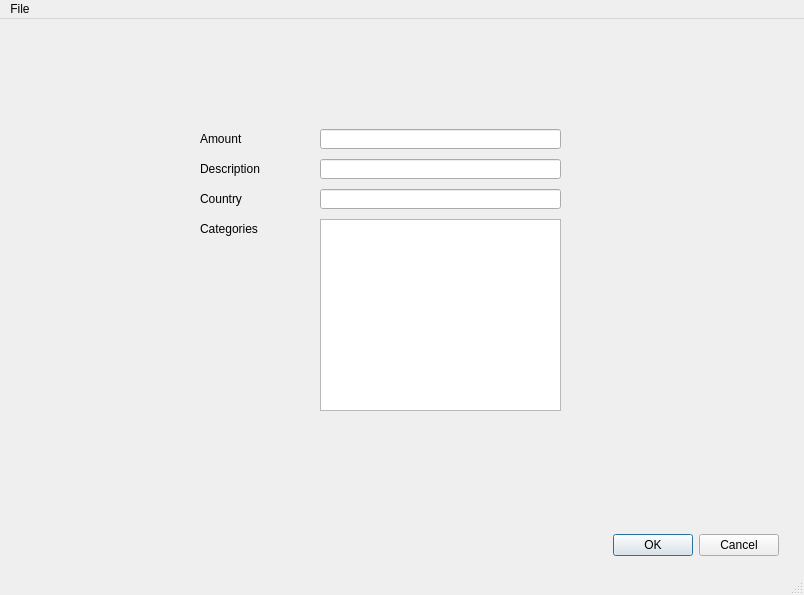
<?xml version="1.0" encoding="UTF-8"?>
<ui version="4.0">
 <class>MainWindow</class>
 <widget class="QMainWindow" name="MainWindow">
  <property name="geometry">
   <rect>
    <x>0</x>
    <y>0</y>
    <width>804</width>
    <height>595</height>
   </rect>
  </property>
  <property name="sizePolicy">
   <sizepolicy hsizetype="Fixed" vsizetype="Fixed">
    <horstretch>0</horstretch>
    <verstretch>0</verstretch>
   </sizepolicy>
  </property>
  <property name="windowTitle">
   <string>MainWindow</string>
  </property>
  <widget class="QWidget" name="centralwidget">
   <widget class="QStackedWidget" name="stackedWidget">
    <property name="geometry">
     <rect>
      <x>-10</x>
      <y>0</y>
      <width>808</width>
      <height>605</height>
     </rect>
    </property>
    <property name="currentIndex">
     <number>0</number>
    </property>
    <widget class="QWidget" name="new_expense_stack">
     <widget class="QLabel" name="amount_label">
      <property name="geometry">
       <rect>
        <x>210</x>
        <y>110</y>
        <width>63</width>
        <height>20</height>
       </rect>
      </property>
      <property name="text">
       <string>Amount</string>
      </property>
     </widget>
     <widget class="QLineEdit" name="amount_input">
      <property name="geometry">
       <rect>
        <x>330</x>
        <y>110</y>
        <width>241</width>
        <height>20</height>
       </rect>
      </property>
     </widget>
     <widget class="QLabel" name="description_label">
      <property name="geometry">
       <rect>
        <x>210</x>
        <y>140</y>
        <width>81</width>
        <height>20</height>
       </rect>
      </property>
      <property name="text">
       <string>Description</string>
      </property>
     </widget>
     <widget class="QLabel" name="country_label">
      <property name="geometry">
       <rect>
        <x>210</x>
        <y>170</y>
        <width>81</width>
        <height>20</height>
       </rect>
      </property>
      <property name="text">
       <string>Country</string>
      </property>
     </widget>
     <widget class="QLineEdit" name="country_input">
      <property name="geometry">
       <rect>
        <x>330</x>
        <y>170</y>
        <width>241</width>
        <height>20</height>
       </rect>
      </property>
     </widget>
     <widget class="QDialogButtonBox" name="buttonBox">
      <property name="geometry">
       <rect>
        <x>610</x>
        <y>510</y>
        <width>179</width>
        <height>32</height>
       </rect>
      </property>
      <property name="standardButtons">
       <set>QDialogButtonBox::Cancel|QDialogButtonBox::Ok</set>
      </property>
     </widget>
     <widget class="QLabel" name="category_label">
      <property name="geometry">
       <rect>
        <x>210</x>
        <y>200</y>
        <width>81</width>
        <height>20</height>
       </rect>
      </property>
      <property name="text">
       <string>Categories</string>
      </property>
     </widget>
     <widget class="QListWidget" name="listWidget1">
      <property name="geometry">
       <rect>
        <x>330</x>
        <y>200</y>
        <width>241</width>
        <height>192</height>
       </rect>
      </property>
     </widget>
     <widget class="QLineEdit" name="description_input">
      <property name="geometry">
       <rect>
        <x>330</x>
        <y>140</y>
        <width>241</width>
        <height>20</height>
       </rect>
      </property>
      <property name="maxLength">
       <number>30</number>
      </property>
     </widget>
    </widget>
    <widget class="QWidget" name="modify_expense_stack">
     <widget class="QLineEdit" name="country_input_2">
      <property name="geometry">
       <rect>
        <x>330</x>
        <y>240</y>
        <width>241</width>
        <height>20</height>
       </rect>
      </property>
     </widget>
     <widget class="QLabel" name="description_label_2">
      <property name="geometry">
       <rect>
        <x>210</x>
        <y>210</y>
        <width>81</width>
        <height>20</height>
       </rect>
      </property>
      <property name="text">
       <string>Description</string>
      </property>
     </widget>
     <widget class="QLabel" name="country_label_2">
      <property name="geometry">
       <rect>
        <x>210</x>
        <y>240</y>
        <width>81</width>
        <height>20</height>
       </rect>
      </property>
      <property name="text">
       <string>Country</string>
      </property>
     </widget>
     <widget class="QLineEdit" name="amount_input_2">
      <property name="geometry">
       <rect>
        <x>330</x>
        <y>180</y>
        <width>241</width>
        <height>20</height>
       </rect>
      </property>
     </widget>
     <widget class="QLabel" name="category_label_2">
      <property name="geometry">
       <rect>
        <x>210</x>
        <y>270</y>
        <width>81</width>
        <height>20</height>
       </rect>
      </property>
      <property name="text">
       <string>Categories</string>
      </property>
     </widget>
     <widget class="QLabel" name="amount_label_2">
      <property name="geometry">
       <rect>
        <x>210</x>
        <y>180</y>
        <width>63</width>
        <height>20</height>
       </rect>
      </property>
      <property name="text">
       <string>Amount</string>
      </property>
     </widget>
     <widget class="QLineEdit" name="description_input_2">
      <property name="geometry">
       <rect>
        <x>330</x>
        <y>210</y>
        <width>241</width>
        <height>20</height>
       </rect>
      </property>
      <property name="maxLength">
       <number>30</number>
      </property>
     </widget>
     <widget class="QListWidget" name="listWidget2">
      <property name="geometry">
       <rect>
        <x>330</x>
        <y>270</y>
        <width>241</width>
        <height>192</height>
       </rect>
      </property>
     </widget>
     <widget class="QLabel" name="expense_label">
      <property name="geometry">
       <rect>
        <x>210</x>
        <y>40</y>
        <width>63</width>
        <height>20</height>
       </rect>
      </property>
      <property name="text">
       <string>Expense</string>
      </property>
     </widget>
     <widget class="QListWidget" name="expenseWidget2">
      <property name="geometry">
       <rect>
        <x>330</x>
        <y>40</y>
        <width>241</width>
        <height>101</height>
       </rect>
      </property>
     </widget>
     <widget class="QDialogButtonBox" name="buttonBox_2">
      <property name="geometry">
       <rect>
        <x>610</x>
        <y>510</y>
        <width>179</width>
        <height>32</height>
       </rect>
      </property>
      <property name="standardButtons">
       <set>QDialogButtonBox::Cancel|QDialogButtonBox::Ok</set>
      </property>
     </widget>
     <widget class="QLabel" name="ID_label_2">
      <property name="geometry">
       <rect>
        <x>210</x>
        <y>480</y>
        <width>81</width>
        <height>20</height>
       </rect>
      </property>
      <property name="text">
       <string>ID</string>
      </property>
     </widget>
     <widget class="QLabel" name="ID_label_2_desc">
      <property name="geometry">
       <rect>
        <x>330</x>
        <y>480</y>
        <width>81</width>
        <height>20</height>
       </rect>
      </property>
      <property name="text">
       <string/>
      </property>
     </widget>
    </widget>
    <widget class="QWidget" name="show_expenses">
     <widget class="QTableWidget" name="expenseTableWidget">
      <property name="geometry">
       <rect>
        <x>10</x>
        <y>10</y>
        <width>471</width>
        <height>421</height>
       </rect>
      </property>
      <property name="sizePolicy">
       <sizepolicy hsizetype="Fixed" vsizetype="Expanding">
        <horstretch>0</horstretch>
        <verstretch>0</verstretch>
       </sizepolicy>
      </property>
      <property name="maximumSize">
       <size>
        <width>471</width>
        <height>421</height>
       </size>
      </property>
      <property name="inputMethodHints">
       <set>Qt::ImhNone</set>
      </property>
      <property name="horizontalScrollBarPolicy">
       <enum>Qt::ScrollBarAlwaysOff</enum>
      </property>
      <property name="sizeAdjustPolicy">
       <enum>QAbstractScrollArea::AdjustToContents</enum>
      </property>
      <property name="editTriggers">
       <set>QAbstractItemView::NoEditTriggers</set>
      </property>
      <property name="dragDropOverwriteMode">
       <bool>false</bool>
      </property>
      <property name="selectionMode">
       <enum>QAbstractItemView::ExtendedSelection</enum>
      </property>
      <property name="selectionBehavior">
       <enum>QAbstractItemView::SelectRows</enum>
      </property>
      <property name="sortingEnabled">
       <bool>true</bool>
      </property>
      <property name="columnCount">
       <number>6</number>
      </property>
      <attribute name="horizontalHeaderVisible">
       <bool>false</bool>
      </attribute>
      <attribute name="horizontalHeaderDefaultSectionSize">
       <number>75</number>
      </attribute>
      <attribute name="horizontalHeaderStretchLastSection">
       <bool>false</bool>
      </attribute>
      <attribute name="verticalHeaderVisible">
       <bool>false</bool>
      </attribute>
      <attribute name="verticalHeaderStretchLastSection">
       <bool>false</bool>
      </attribute>
      <column/>
      <column/>
      <column/>
      <column/>
      <column/>
      <column/>
     </widget>
     <widget class="QTableWidget" name="CategoryTableWidget">
      <property name="geometry">
       <rect>
        <x>490</x>
        <y>10</y>
        <width>301</width>
        <height>421</height>
       </rect>
      </property>
      <property name="columnCount">
       <number>2</number>
      </property>
      <attribute name="horizontalHeaderVisible">
       <bool>false</bool>
      </attribute>
      <attribute name="horizontalHeaderDefaultSectionSize">
       <number>50</number>
      </attribute>
      <column/>
      <column/>
     </widget>
     <widget class="QLabel" name="total_label">
      <property name="geometry">
       <rect>
        <x>510</x>
        <y>30</y>
        <width>63</width>
        <height>20</height>
       </rect>
      </property>
      <property name="text">
       <string>Total</string>
      </property>
     </widget>
     <widget class="QLabel" name="total_label_number">
      <property name="geometry">
       <rect>
        <x>720</x>
        <y>30</y>
        <width>63</width>
        <height>20</height>
       </rect>
      </property>
      <property name="font">
       <font>
        <weight>75</weight>
        <bold>true</bold>
       </font>
      </property>
      <property name="text">
       <string/>
      </property>
      <property name="alignment">
       <set>Qt::AlignRight|Qt::AlignTrailing|Qt::AlignVCenter</set>
      </property>
     </widget>
     <widget class="QLabel" name="total_label_2">
      <property name="geometry">
       <rect>
        <x>510</x>
        <y>60</y>
        <width>141</width>
        <height>20</height>
       </rect>
      </property>
      <property name="text">
       <string>Category breakdown</string>
      </property>
     </widget>
     <widget class="QTableWidget" name="categoryTableWidget">
      <property name="geometry">
       <rect>
        <x>510</x>
        <y>90</y>
        <width>281</width>
        <height>291</height>
       </rect>
      </property>
      <property name="sizePolicy">
       <sizepolicy hsizetype="Fixed" vsizetype="Expanding">
        <horstretch>0</horstretch>
        <verstretch>0</verstretch>
       </sizepolicy>
      </property>
      <property name="maximumSize">
       <size>
        <width>471</width>
        <height>421</height>
       </size>
      </property>
      <property name="inputMethodHints">
       <set>Qt::ImhNone</set>
      </property>
      <property name="frameShape">
       <enum>QFrame::NoFrame</enum>
      </property>
      <property name="frameShadow">
       <enum>QFrame::Plain</enum>
      </property>
      <property name="lineWidth">
       <number>0</number>
      </property>
      <property name="horizontalScrollBarPolicy">
       <enum>Qt::ScrollBarAlwaysOff</enum>
      </property>
      <property name="sizeAdjustPolicy">
       <enum>QAbstractScrollArea::AdjustToContents</enum>
      </property>
      <property name="editTriggers">
       <set>QAbstractItemView::NoEditTriggers</set>
      </property>
      <property name="dragDropOverwriteMode">
       <bool>false</bool>
      </property>
      <property name="selectionMode">
       <enum>QAbstractItemView::ExtendedSelection</enum>
      </property>
      <property name="selectionBehavior">
       <enum>QAbstractItemView::SelectRows</enum>
      </property>
      <property name="gridStyle">
       <enum>Qt::NoPen</enum>
      </property>
      <property name="sortingEnabled">
       <bool>true</bool>
      </property>
      <property name="columnCount">
       <number>2</number>
      </property>
      <attribute name="horizontalHeaderVisible">
       <bool>false</bool>
      </attribute>
      <attribute name="horizontalHeaderDefaultSectionSize">
       <number>140</number>
      </attribute>
      <attribute name="horizontalHeaderHighlightSections">
       <bool>false</bool>
      </attribute>
      <attribute name="horizontalHeaderShowSortIndicator" stdset="0">
       <bool>false</bool>
      </attribute>
      <attribute name="horizontalHeaderStretchLastSection">
       <bool>false</bool>
      </attribute>
      <attribute name="verticalHeaderVisible">
       <bool>false</bool>
      </attribute>
      <attribute name="verticalHeaderStretchLastSection">
       <bool>false</bool>
      </attribute>
      <column/>
      <column/>
     </widget>
    </widget>
    <widget class="QWidget" name="page">
     <widget class="QLabel" name="categories_label">
      <property name="geometry">
       <rect>
        <x>210</x>
        <y>90</y>
        <width>81</width>
        <height>20</height>
       </rect>
      </property>
      <property name="text">
       <string>Categories</string>
      </property>
     </widget>
     <widget class="QListWidget" name="categorieslistWidget">
      <property name="geometry">
       <rect>
        <x>330</x>
        <y>90</y>
        <width>256</width>
        <height>192</height>
       </rect>
      </property>
     </widget>
     <widget class="QPushButton" name="delete_button">
      <property name="geometry">
       <rect>
        <x>490</x>
        <y>300</y>
        <width>101</width>
        <height>32</height>
       </rect>
      </property>
      <property name="text">
       <string>Delete</string>
      </property>
     </widget>
     <widget class="QPushButton" name="modify_button">
      <property name="geometry">
       <rect>
        <x>380</x>
        <y>300</y>
        <width>94</width>
        <height>32</height>
       </rect>
      </property>
      <property name="text">
       <string>Modify</string>
      </property>
     </widget>
     <widget class="QPushButton" name="add_button">
      <property name="geometry">
       <rect>
        <x>490</x>
        <y>420</y>
        <width>101</width>
        <height>32</height>
       </rect>
      </property>
      <property name="text">
       <string>Add</string>
      </property>
     </widget>
     <widget class="QLineEdit" name="add_categories_line">
      <property name="geometry">
       <rect>
        <x>330</x>
        <y>370</y>
        <width>261</width>
        <height>32</height>
       </rect>
      </property>
     </widget>
    </widget>
   </widget>
  </widget>
  <widget class="QMenuBar" name="menubar">
   <property name="geometry">
    <rect>
     <x>0</x>
     <y>0</y>
     <width>804</width>
     <height>26</height>
    </rect>
   </property>
   <widget class="QMenu" name="menuFile">
    <property name="title">
     <string>File</string>
    </property>
    <addaction name="actionNew_Expense"/>
    <addaction name="actionModify_an_Expense"/>
    <addaction name="actionShow_all_Expense"/>
    <addaction name="separator"/>
    <addaction name="actionCategories"/>
    <addaction name="separator"/>
    <addaction name="actionExit"/>
   </widget>
   <addaction name="menuFile"/>
  </widget>
  <widget class="QStatusBar" name="statusbar"/>
  <action name="actionNew_Expense">
   <property name="text">
    <string>New Expense</string>
   </property>
  </action>
  <action name="actionModify_an_Expense">
   <property name="text">
    <string>Modify an Expense</string>
   </property>
  </action>
  <action name="actionShow_all_Expense">
   <property name="text">
    <string>Show all Expense</string>
   </property>
  </action>
  <action name="actionAdd_a_Category">
   <property name="text">
    <string>Add a Category</string>
   </property>
  </action>
  <action name="actionCategories">
   <property name="text">
    <string>Categories</string>
   </property>
  </action>
  <action name="actionExit">
   <property name="text">
    <string>Exit</string>
   </property>
  </action>
 </widget>
 <tabstops>
  <tabstop>amount_input</tabstop>
  <tabstop>description_input</tabstop>
  <tabstop>country_input</tabstop>
  <tabstop>listWidget1</tabstop>
  <tabstop>expenseWidget2</tabstop>
  <tabstop>amount_input_2</tabstop>
  <tabstop>description_input_2</tabstop>
  <tabstop>country_input_2</tabstop>
  <tabstop>listWidget2</tabstop>
  <tabstop>expenseTableWidget</tabstop>
  <tabstop>CategoryTableWidget</tabstop>
  <tabstop>categoryTableWidget</tabstop>
 </tabstops>
 <resources/>
 <connections/>
</ui>
